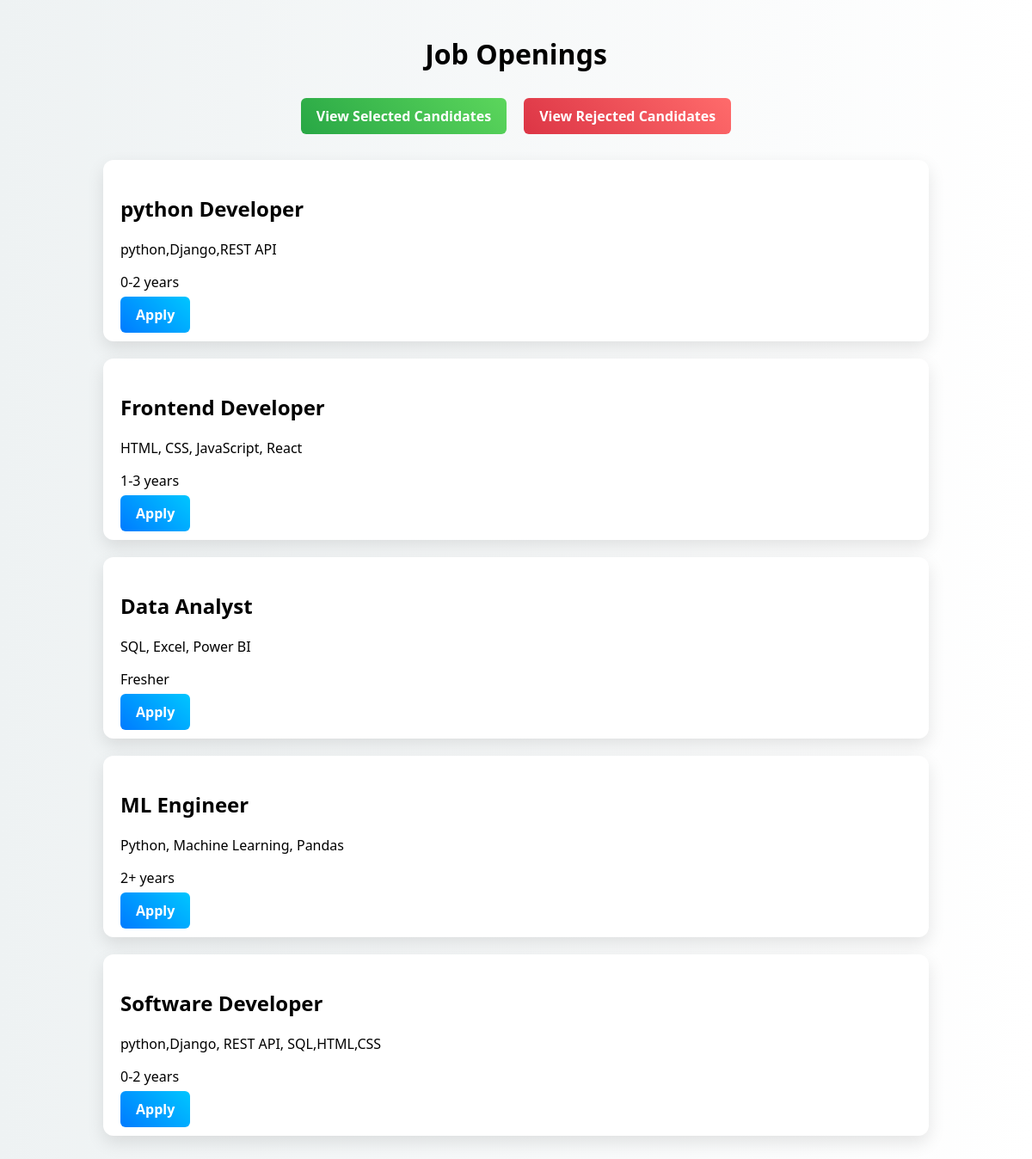
The page / on the database its author committed.
### recruitment/models.py (models this page shows, shortened)
class Job(models.Model):
    title = models.CharField(max_length=100)
    skills = models.TextField()
    experience = models.CharField(max_length=50)

### recruitment/views.py (the view)
# urls.py: path('', views.dashboard, name='dashboard'),
def dashboard(request):
    jobs = Job.objects.all()
    total = Application.objects.count()
    selected = Application.objects.filter(status="Selected").count()
    rejected = Application.objects.filter(status="Rejected").count()
    return render(request, 'dashboard.html', {
        'jobs': jobs,
        'total': total,
        'selected': selected,
        'rejected': rejected
    })

### templates/dashboard.html (shortened to what this page needs)
<!DOCTYPE html>
<html>
<head>
</head>
<body>
<div class="container">
    <h1>Job Openings</h1>
    <div class="top-box">
        <a href="/selected/" class="btn btn-green">View Selected Candidates</a>
        <a href="/rejected/" class="btn btn-red">View Rejected Candidates</a>
    </div>
    {% for job in jobs %}
    <div class="card">
        <h2>{{ job.title }}</h2>
        <p>{{ job.skills }}</p>
        <p>{{ job.experience }}</p>
        <a href="/apply/{{ job.id }}/" class="btn btn-blue">Apply</a>
    </div>
    {% endfor %}
</div>
</body>
</html>

### templates/dashboard.html (style rules this page uses)
body { font-family: 'Segoe UI', sans-serif; background: linear-gradient(to right, #eef2f3, #ffffff); margin: 0; }
.container { width: 80%; margin: auto; padding: 20px; }
h1 { text-align: center; margin-bottom: 30px; }
.card { background: white; padding: 20px; margin: 20px 0; border-radius: 12px; box-shadow: 0 8px 20px rgba(0,0,0,0.1); transition: 0.3s; }
.btn { padding: 10px 18px; border-radius: 6px; text-decoration: none; color: white; font-weight: bold; }
.btn-blue { background: linear-gradient(45deg, #007bff, #00c6ff); }
.btn-green { background: linear-gradient(45deg, #28a745, #5cd65c); }
.btn-red { background: linear-gradient(45deg, #dc3545, #ff6b6b); }
.top-box { display: flex; justify-content: center; gap: 20px; margin-bottom: 30px; }

### rows shown on the page
Job: title "python Developer", skills "python,Django,REST API", experience "0-2 years"
Job: title "Frontend Developer", skills "HTML, CSS, JavaScript, React", experience "1-3 years"
Job: title "Data Analyst", skills "SQL, Excel, Power BI", experience "Fresher"
Job: title "ML Engineer", skills "Python, Machine Learning, Pandas", experience "2+ years"
Job: title "Software Developer", skills "python,Django, REST API, SQL,HTML,CSS", experience "0-2 years"
